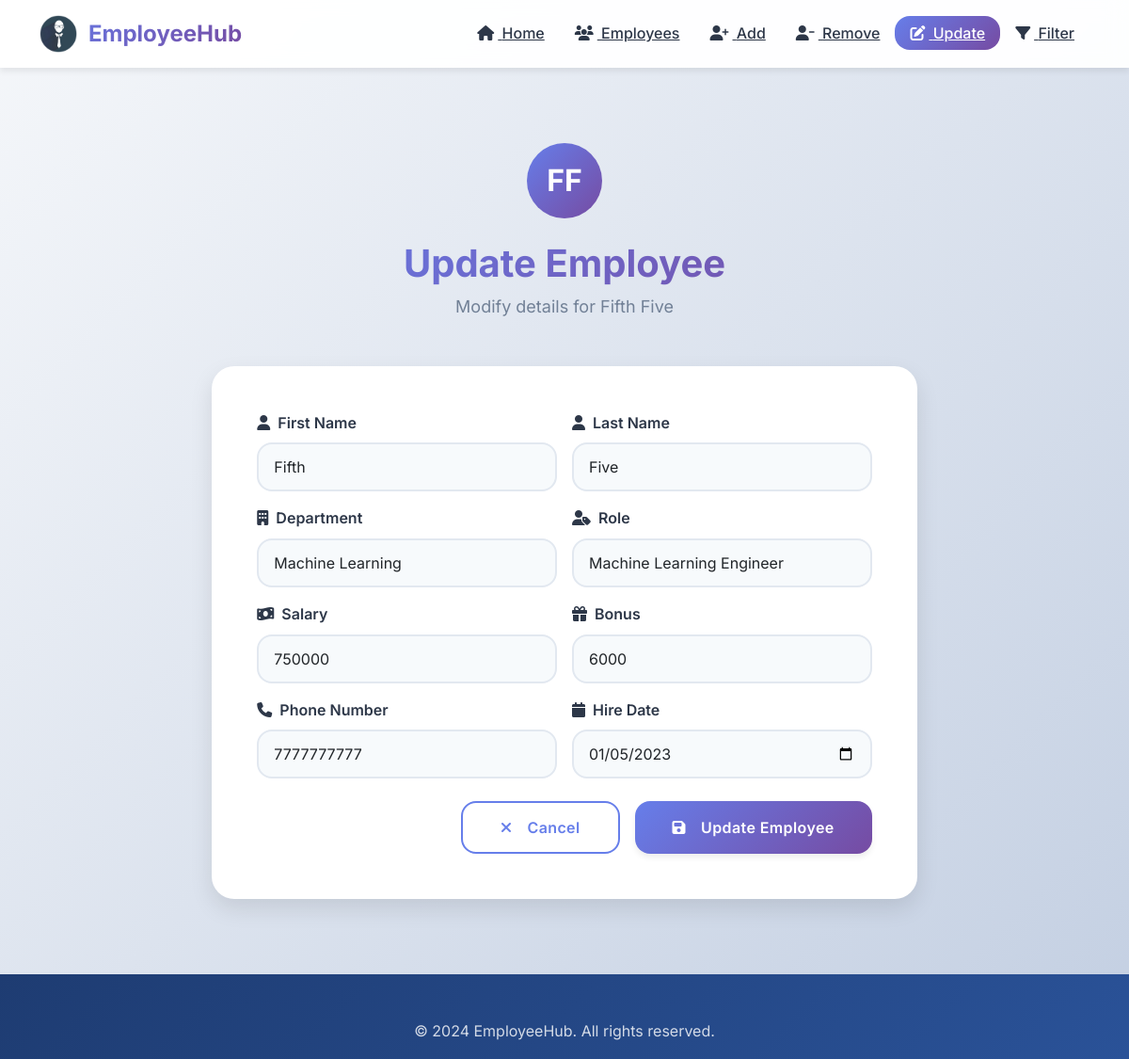
/update-emp/5/, run on an earlier commit of the app's database.
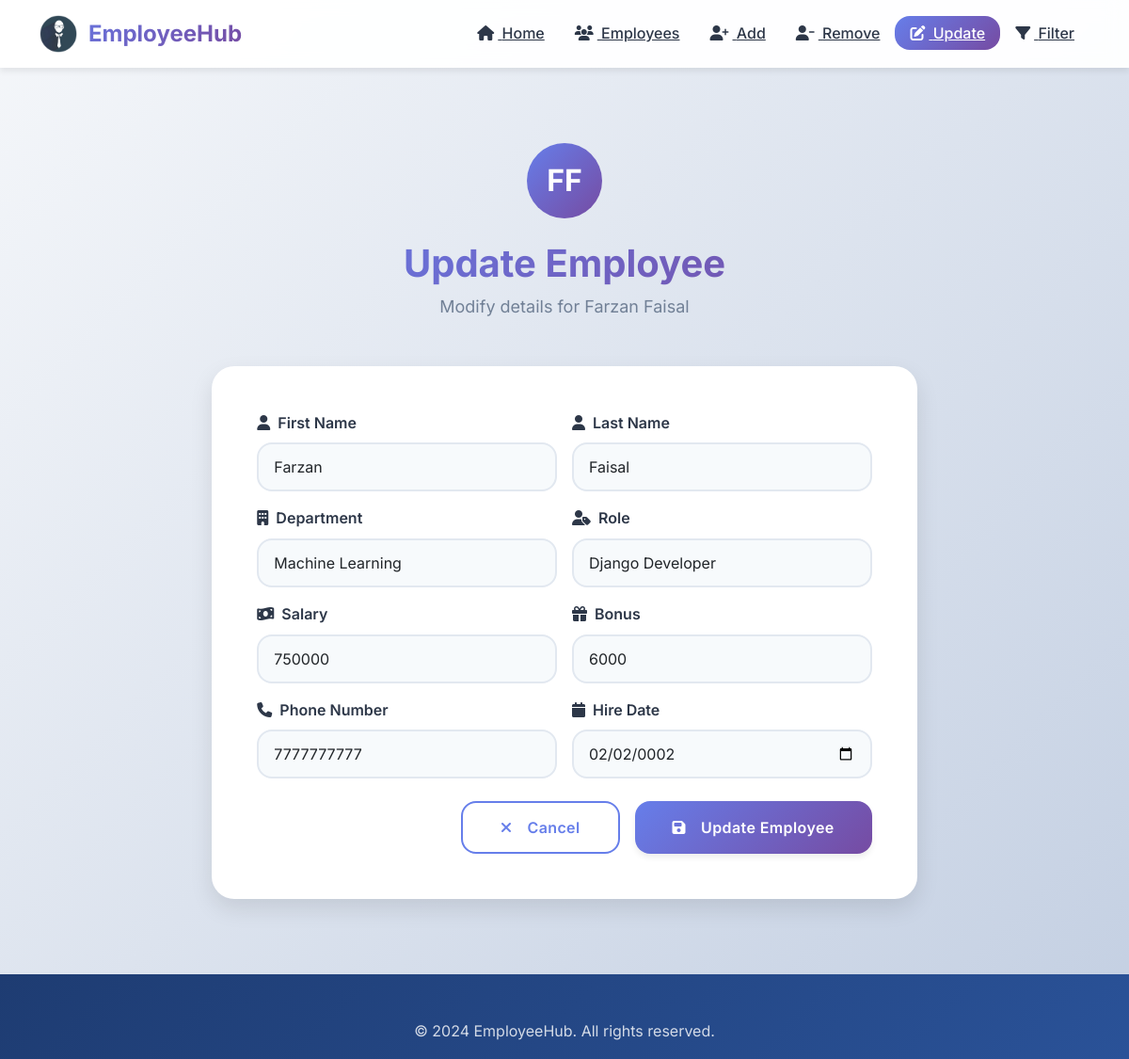
And on a later commit of the database.
### emp_app/models.py (models this page shows, shortened)
class Employee(models.Model):
    emp_id = models.AutoField(primary_key=True)
    first_name = models.CharField(max_length=50, null=False)
    last_name = models.CharField(max_length=50)
    dept = models.ForeignKey(Department, on_delete=models.CASCADE)
    salary = models.IntegerField(default=0)
    bonus = models.IntegerField(default=0)
    role = models.ForeignKey(Role, on_delete=models.CASCADE)
    phone_num = models.IntegerField(default=0)
    hire_date = models.DateField()

class Role(models.Model):
    name = models.CharField(max_length=50, null=False)

class Department(models.Model):
    name = models.CharField(max_length=50, null=False)
    location = models.CharField(max_length=100)

### emp_app/views.py (the view, shortened to what this page needs)
# urls.py: path('update-emp/<int:emp_id>/', views.updateEmp, name='update_emp'),
def updateEmp(request, emp_id):
    emp = get_object_or_404(Employee, emp_id=emp_id)
    all_depts = Department.objects.all()
    all_roles = Role.objects.all()
    context = {
        'emp': emp,
        'depts': all_depts,
        'roles': all_roles
    }
    return render(request, 'update_emp.html', context)

### emp_app/templates/update_emp.html (shortened to what the changed rows need)
{% load static %}
<!DOCTYPE html>
<html lang="en">
<head>
    <link href="https://cdn.jsdelivr.net/npm/bootstrap@5.3.0/dist/css/bootstrap.min.css" rel="stylesheet">
    <link rel="stylesheet" href="https://cdnjs.cloudflare.com/ajax/libs/font-awesome/6.4.0/css/all.min.css">
    <link rel="stylesheet" href="{% static 'emp_app/css/main.css' %}">
</head>
<body>
    <section class="page-container mt-5">
        <div class="row justify-content-center">
            <div class="col-lg-8">
                <div class="text-center mb-4">
                    <div class="employee-avatar" style="width: 80px; height: 80px; margin: 0 auto 1.5rem; font-size: 2rem;">
                        {{ emp.first_name|first }}{{ emp.last_name|first }}
                    </div>
                    <h1 class="section-title mb-2">Update Employee</h1>
                    <p class="section-subtitle">Modify details for {{ emp.first_name }} {{ emp.last_name }}</p>
                </div>
                <div class="form-modern animate-fade-in-up">
                    <form method="POST" action="">
                        <div class="row g-3">
                            <div class="col-md-6">
                                <label class="form-label-modern"><i class="fas fa-user me-1"></i> First Name</label>
                                <input type="text" name="first_name" value="{{ emp.first_name }}" class="form-control form-control-modern" required>
                            </div>
                            <div class="col-md-6">
                                <label class="form-label-modern"><i class="fas fa-user me-1"></i> Last Name</label>
                                <input type="text" name="last_name" value="{{ emp.last_name }}" class="form-control form-control-modern" required>
                            </div>
                            <div class="col-md-6">
                                <label class="form-label-modern"><i class="fas fa-building me-1"></i> Department</label>
                                <select name="department" class="form-select form-select-modern">
                                    {% for dept in depts %}
                                    <option value="{{ dept.id }}" {% if emp.dept.id == dept.id %}selected{% endif %}>{{ dept.name }}</option>
                                    {% endfor %}
                                </select>
                            </div>
                            <div class="col-md-6">
                                <label class="form-label-modern"><i class="fas fa-user-tag me-1"></i> Role</label>
                                <select name="role" class="form-select form-select-modern">
                                    {% for role in roles %}
                                    <option value="{{ role.id }}" {% if emp.role.id == role.id %}selected{% endif %}>{{ role.name }}</option>
                                    {% endfor %}
                                </select>
                            </div>
                            <div class="col-md-6">
                                <label class="form-label-modern"><i class="fas fa-money-bill-wave me-1"></i> Salary</label>
                                <input type="number" name="salary" value="{{ emp.salary }}" class="form-control form-control-modern" required>
                            </div>
                            <div class="col-md-6">
                                <label class="form-label-modern"><i class="fas fa-gift me-1"></i> Bonus</label>
                                <input type="number" name="bonus" value="{{ emp.bonus }}" class="form-control form-control-modern" required>
                            </div>
                            <div class="col-md-6">
                                <label class="form-label-modern"><i class="fas fa-phone me-1"></i> Phone Number</label>
                                <input type="tel" name="phone_number" value="{{ emp.phone_num }}" class="form-control form-control-modern" required>
                            </div>
                            <div class="col-md-6">
                                <label class="form-label-modern"><i class="fas fa-calendar me-1"></i> Hire Date</label>
                                <input type="date" name="hire_date" value="{{ emp.hire_date|date:'Y-m-d' }}" class="form-control form-control-modern" required>
                            </div>
                        </div>
                    </form>
                </div>
            </div>
        </div>
    </section>
</body>
</html>

What changed in the data, as far as the page shows it:
changed Employee "Machine Learning": first_name "Fifth" → "Farzan"; last_name "Five" → "Faisal"; role "Machine Learning Engineer" → "Django Developer"; hire_date "01/05/2023" → "02/02/0002"
